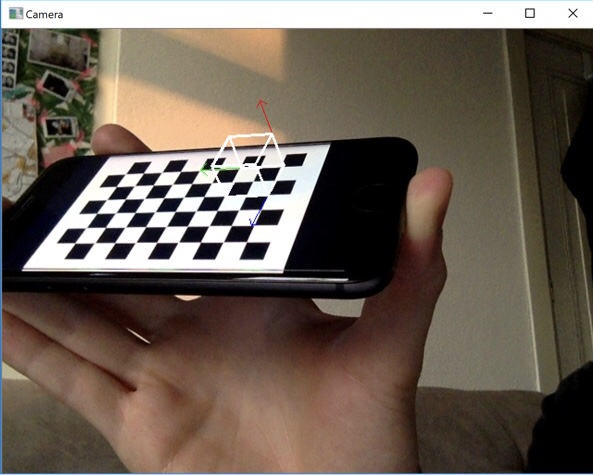
//> input picture Indrawanto_Oguz_1.jpg, 593 x 475 px, given in place of the camera
$ ./main   (built with g++ and OpenCV 4)
//> lines starting //> are read from the running program, lines starting //| are printed output that depends on the picture; after the words box and inside, x2 and y2 are one past the last pixel; in counts of white or black regions, pixels touching at a corner belong together
/**
	UU-INFOMCV 2018
	Assignment 1 - Camera Geometric Calibration

	Satwiko Wirawan Indrawanto - 6201539
	Basar Oguz - 6084990
*/

#include <opencv2/core/core.hpp>
#include <opencv2/highgui/highgui.hpp>
#include <opencv2/imgproc/imgproc.hpp>
#include <iostream>
#include <fstream>

#include <opencv2/core/utility.hpp>
#include <opencv2/imgproc.hpp>
#include <opencv2/calib3d.hpp>
#include <opencv2/imgcodecs.hpp>

#define RED		Scalar(255, 0, 0)
#define GREEN	Scalar(0, 255, 0)
#define BLUE	Scalar(0, 0, 255)
#define WHITE	Scalar(255, 255, 255)
#define ORIGIN	Point3f(0.f)

using namespace cv;
using namespace std;

void calcBoardCornerPositions(Size boardSize, float squareSize, vector<Point3f>& corners);
void getChessboardCorners(vector<Mat> images, vector<vector<Point2f>>& allFoundCorners, bool showResults);
void cameraCalibration(vector<Mat> calibrationImages, Size boardSize, float squareSize, Mat& cameraMatrix, Mat& distCoeffs);
bool saveCameraCalibration(string name, Mat cameraMatrix, Mat distanceCoefficients);
bool loadCameraCalibration(string name, Mat& cameraMatrix, Mat& distCoeffs);
void drawAxis(float x, float y, float z, Scalar color, Mat rvec, Mat tvec, Mat &cameraMatrix, Mat &distCoeffs, Mat &image);
void drawCube(float length, int thickness, Scalar color, Mat rvec, Mat tvec, Mat& cameraMatrix, Mat& distCoeffs, Mat& image);

// Real world chessboard square length in meters
const float calibrationSquareDimension = 0.025f; // paper chessboard length size
//const float calibrationSquareDimension = 0.0059f; // iPod chessboard length size

// The inner corner counts of the chessboard pattern that will be used for calibration
const Size chessboardDimensions = Size(6, 9);

bool cameraUndistorted = true;	// Toggle camera distortion fix
bool cameraCalibrated = false;
int framesPerSecond = 20;
int boardCount = 8; // Number of boards to be found before calibration.

int main()
{
	// Create a 3x3 identity matrix to be used as the cameraMatrix
	Mat cameraMatrix = Mat(3, 3, CV_64F);

	// Distortion coefficients of 8 elements
	Mat distCoeffs;

	// Container for images used as camera calibration input
	vector<Mat> savedImages;

	// Start video capture and initialize image containers
	VideoCapture stream1(0);
	Mat cameraFrame;
	Mat cameraFrame_bw;
	Mat cameraFrameUndistorted;
	Mat drawToFrame;

	if (!stream1.isOpened()) // Check if video device is initialised
	{
		cout << "cannot open camera";
	}

	// Create camera window
	namedWindow("Camera", CV_WINDOW_AUTOSIZE);
	moveWindow("Camera", 50, 50);

	// Try to find the chessboard pattern from the camera
	while (true)
	{
		if (!stream1.read(cameraFrame)) break;
//> cameraFrame is the input picture: 475 rows x 593 cols, CV_8UC3; mean B, G, R 83.3, 94, 106.3

		vector<Point2f> pointBuffer;
		bool patternFound = false;
		patternFound = findChessboardCorners(cameraFrame, chessboardDimensions, pointBuffer,
			CV_CALIB_CB_ADAPTIVE_THRESH | CV_CALIB_CB_NORMALIZE_IMAGE);
//> patternFound = false; pointBuffer = empty

		cameraFrame.copyTo(drawToFrame);

		// Draw chessboard corners if the camera is not yet calibrated
		if (!cameraCalibrated)
		{
			drawChessboardCorners(drawToFrame, chessboardDimensions, pointBuffer, patternFound);
		}

		// If chessboard is detected in the current frame
		if (patternFound)
		{
			// Canny edge detector, improves accuracy
			cvtColor(cameraFrame, cameraFrame_bw, CV_BGR2GRAY);
			cornerSubPix(cameraFrame_bw, pointBuffer, Size(11, 11), Size(-1, -1), TermCriteria(CV_TERMCRIT_EPS | CV_TERMCRIT_ITER, 30, 0.1));

			if (cameraCalibrated)
			{
				vector<Point3f> objectPoints;
				calcBoardCornerPositions(chessboardDimensions, calibrationSquareDimension, objectPoints);

				// Finds an object pose from 3D-2D point correspondences, calculating the rotation and translation vector
				Mat rvec, tvec;
				solvePnP(objectPoints, pointBuffer, cameraMatrix, distCoeffs, rvec, tvec);

				// Draw the coordinate axes on the board
				drawAxis(0.1f, 0.0f, 0.0f, RED, rvec, tvec, cameraMatrix, distCoeffs, cameraFrame);
				drawAxis(0.0f, 0.1f, 0.0f, GREEN, rvec, tvec, cameraMatrix, distCoeffs, cameraFrame);
				drawAxis(0.0f, 0.0f, 0.1f, BLUE, rvec, tvec, cameraMatrix, distCoeffs, cameraFrame);

				// Draw a cube from the origin
				drawCube(0.05f, 2, WHITE, rvec, tvec, cameraMatrix, distCoeffs, cameraFrame);

				// Remove camera distortion
				if (cameraUndistorted)
				{
					undistort(cameraFrame, cameraFrameUndistorted, cameraMatrix, distCoeffs);
					putText(cameraFrameUndistorted, "Press D to toggle distortion. Press R to reset calibration.",
						cvPoint(10, 15), FONT_HERSHEY_COMPLEX_SMALL, 0.6, cvScalar(200, 200, 250), 1, CV_AA);
					drawToFrame = cameraFrameUndistorted;
				}
				else
				{
					putText(cameraFrame, "Press D to toggle distortion. Press R to reset calibration.",
						cvPoint(10, 15), FONT_HERSHEY_COMPLEX_SMALL, 0.6, cvScalar(200, 200, 250), 1, CV_AA);
					drawToFrame = cameraFrame;
				}
			}

			if (!cameraCalibrated)
			{
				if (savedImages.size() >= boardCount)
				{
					putText(drawToFrame, "Pattern found. Press Space to save. " + to_string(savedImages.size()) + "/" + to_string(boardCount) + ". Press Enter to calibrate.",
						cvPoint(10, 15), FONT_HERSHEY_COMPLEX_SMALL, 0.6, cvScalar(200, 200, 250), 1, CV_AA);
				}
				else
				{
					putText(drawToFrame, "Pattern found. Press Space to save. " + to_string(savedImages.size()) + "/" + to_string(boardCount) + ".",
						cvPoint(10, 15), FONT_HERSHEY_COMPLEX_SMALL, 0.6, cvScalar(200, 200, 250), 1, CV_AA);
				}
			}

			imshow("Camera", drawToFrame);
		}
		else // Let through unprocessed camera stream
		{
			if (cameraCalibrated && cameraUndistorted)
			{
				undistort(cameraFrame, cameraFrameUndistorted, cameraMatrix, distCoeffs);
				putText(cameraFrameUndistorted, "Press D to toggle distortion. Press R to reset calibration.", cvPoint(10, 15),
					FONT_HERSHEY_COMPLEX_SMALL, 0.6, cvScalar(200, 200, 250), 1, CV_AA);
				imshow("Camera", cameraFrameUndistorted);
			}
			else
			{
				if (!cameraCalibrated)
				{
					if (savedImages.size() >= boardCount)
					{
						putText(cameraFrame, "Press L to load saved calibration, use chessboard to calibrate,",
							cvPoint(10, 15), FONT_HERSHEY_COMPLEX_SMALL, 0.6, cvScalar(200, 200, 250), 1, CV_AA);
						putText(cameraFrame, "or press Enter to calibrate.",
							cvPoint(10, 30), FONT_HERSHEY_COMPLEX_SMALL, 0.6, cvScalar(200, 200, 250), 1, CV_AA);
					}
					else
					{
						putText(cameraFrame, "Press L to load saved calibration or use chessboard to calibrate.",
							cvPoint(10, 15), FONT_HERSHEY_COMPLEX_SMALL, 0.6, cvScalar(200, 200, 250), 1, CV_AA);
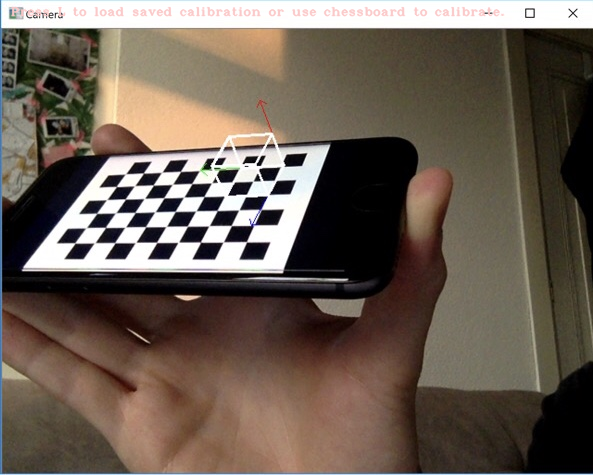
//> cameraFrame: 475 rows x 593 cols, CV_8UC3; 1% of pixels changed, all inside (x1, y1, x2, y2) = (11, 6, 505, 17)
					}
				}
				else
				{
					putText(cameraFrame, "Press D to toggle distortion. Press R to reset calibration.",
						cvPoint(10, 15), FONT_HERSHEY_COMPLEX_SMALL, 0.6, cvScalar(200, 200, 250), 1, CV_AA);
				}
				imshow("Camera", cameraFrame);
			}
		}

		// Input handling
		char character = waitKey(1000 / framesPerSecond);
//> the key 'l' is pressed
//> `putText(cameraFrameUndistorted, "Press D to toggle distortion. Press R..`:
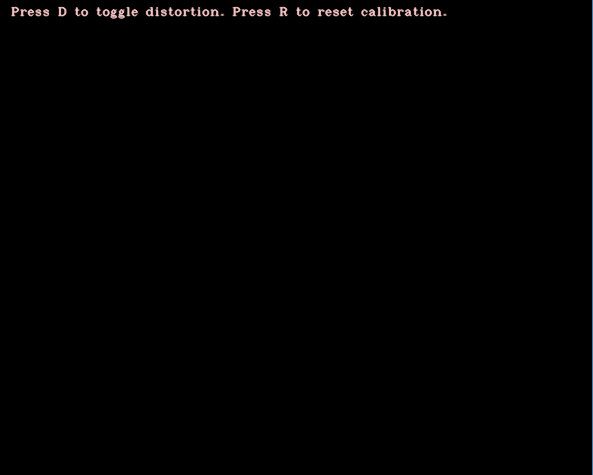
//> cameraFrameUndistorted: 475 rows x 593 cols, CV_8UC3; mean B, G, R 1.2, 1.2, 1.3
//> the key 'r' is pressed
//> the key 'd' is pressed
//> the Esc key is pressed
		switch (character)
		{
		case 32: ///Space
			// Save image if pattern is found (to be later used for calibration)
			if (patternFound)
			{
				Mat temp;
				cameraFrame.copyTo(temp);
				savedImages.push_back(temp);
			}
			break;
		case 13: ///Enter
			// Start camera calibration Enter is pressed and there are over boardCount valid image
			if (savedImages.size() >= boardCount)
			{
				cameraCalibration(savedImages, chessboardDimensions, calibrationSquareDimension, cameraMatrix, distCoeffs);
				saveCameraCalibration("CalibratedCamera", cameraMatrix, distCoeffs);
				cameraCalibrated = true;
			}
			break;
		case 'l':
			// Load camera calibration data from file
			loadCameraCalibration("CalibratedCamera", cameraMatrix, distCoeffs);
			cameraCalibrated = true;
			break;
		case 'r':
			// Reset camera calibration
			cameraMatrix = Mat(3, 3, CV_64F);
			distCoeffs = Mat::zeros(8, 1, CV_64F);
			cameraCalibrated = false;
			break;
		case 'd':
			// Toggle distortion
			cameraUndistorted = !cameraUndistorted;
			break;
		case 27: ///Escape
			// Exit
			return 0;
//> (the program exits here)

$ run again, on Indrawanto_Oguz_2.jpg
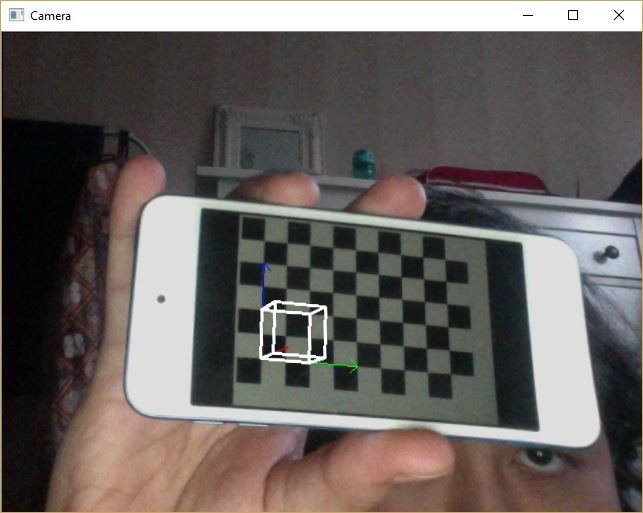
//> input picture Indrawanto_Oguz_2.jpg, 643 x 513 px, given in place of the camera
//> cameraFrame is the input picture: 513 rows x 643 cols, CV_8UC3; mean B, G, R 94.3, 97.5, 103.2
//> patternFound = false; pointBuffer = empty
//> `putText(cameraFrame, "Press L to load saved calibration or use chessbo..`:
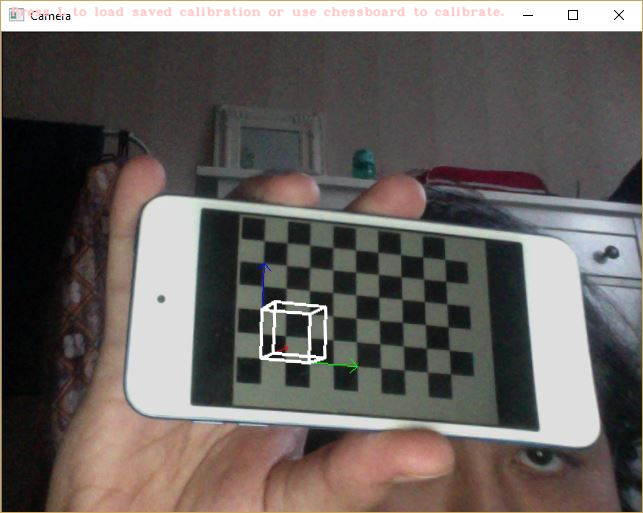
//> cameraFrame: 513 rows x 643 cols, CV_8UC3; 0.85% of pixels changed, all inside (x1, y1, x2, y2) = (11, 6, 505, 17)
//> `putText(cameraFrameUndistorted, "Press D to toggle distortion. Press R..`:
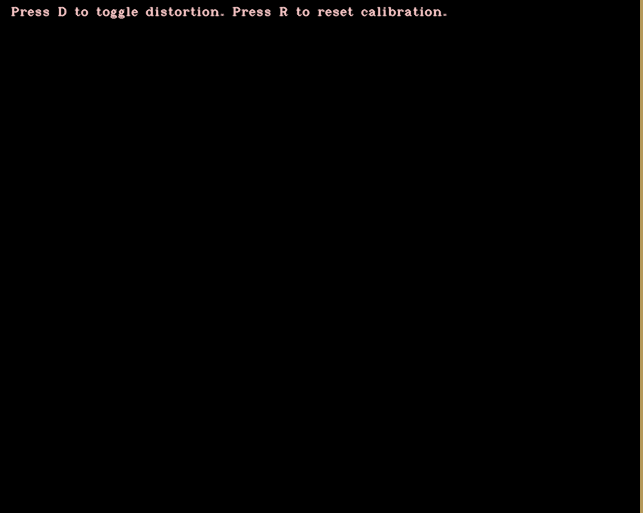
//> cameraFrameUndistorted: 513 rows x 643 cols, CV_8UC3; mean B, G, R 1.2, 1.5, 1.9

$ run again, on Indrawanto_Oguz_3.jpg
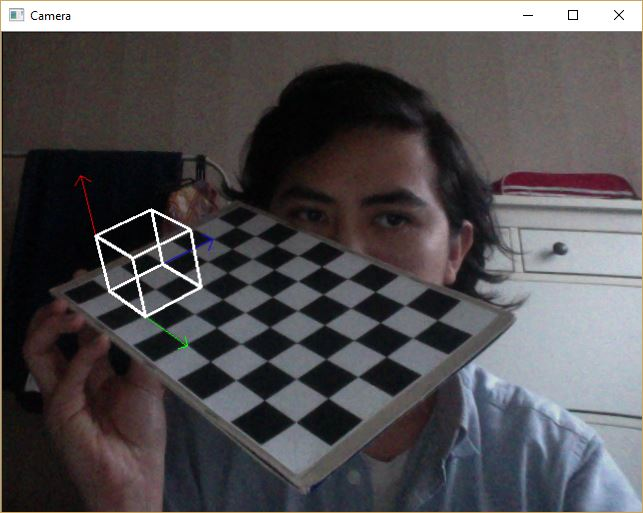
//> input picture Indrawanto_Oguz_3.jpg, 643 x 513 px, given in place of the camera
//> cameraFrame is the input picture: 513 rows x 643 cols, CV_8UC3; mean B, G, R 84.6, 82.3, 85.1
//> patternFound = false; pointBuffer = empty
//> `putText(cameraFrame, "Press L to load saved calibration or use chessbo..`:
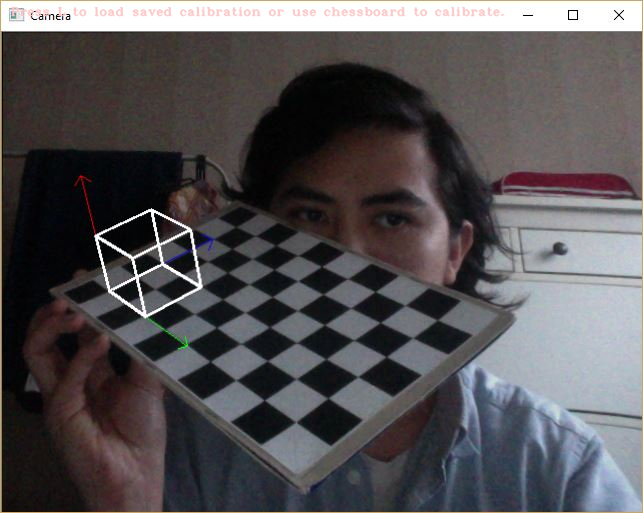
//> cameraFrame: 513 rows x 643 cols, CV_8UC3; 0.85% of pixels changed, all inside (x1, y1, x2, y2) = (11, 6, 505, 17)
//> `putText(cameraFrameUndistorted, "Press D to toggle distortion. Press R..`:
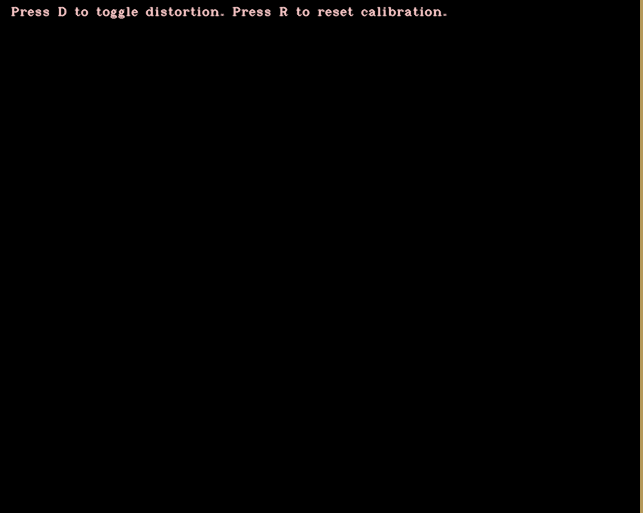
//> cameraFrameUndistorted: 513 rows x 643 cols, CV_8UC3; mean B, G, R 1.2, 1.5, 1.9
